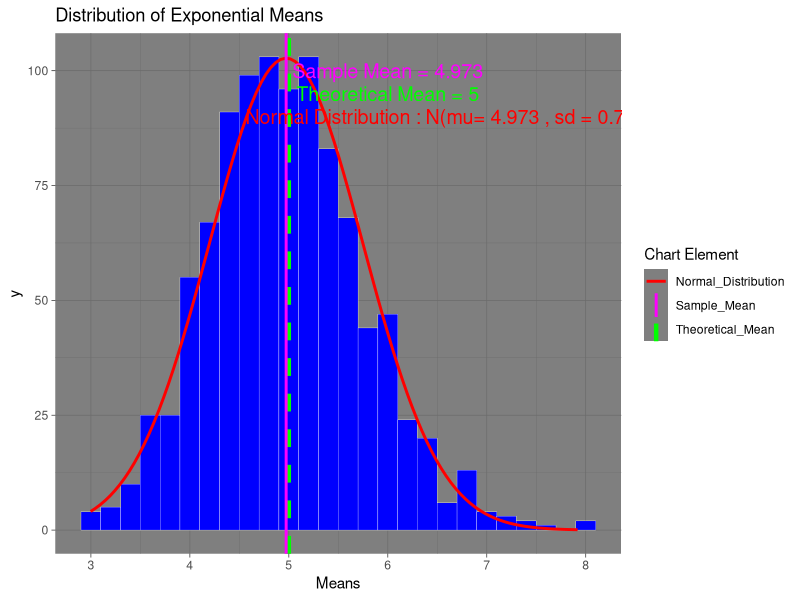
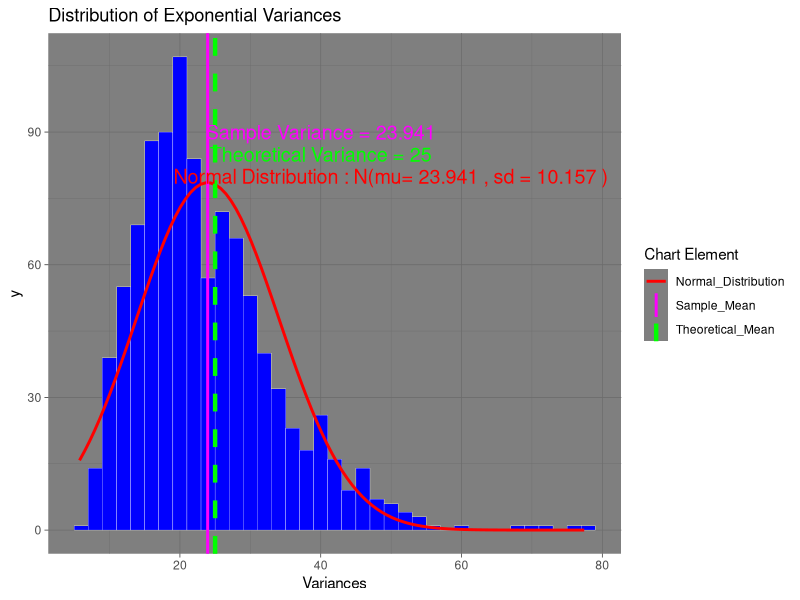
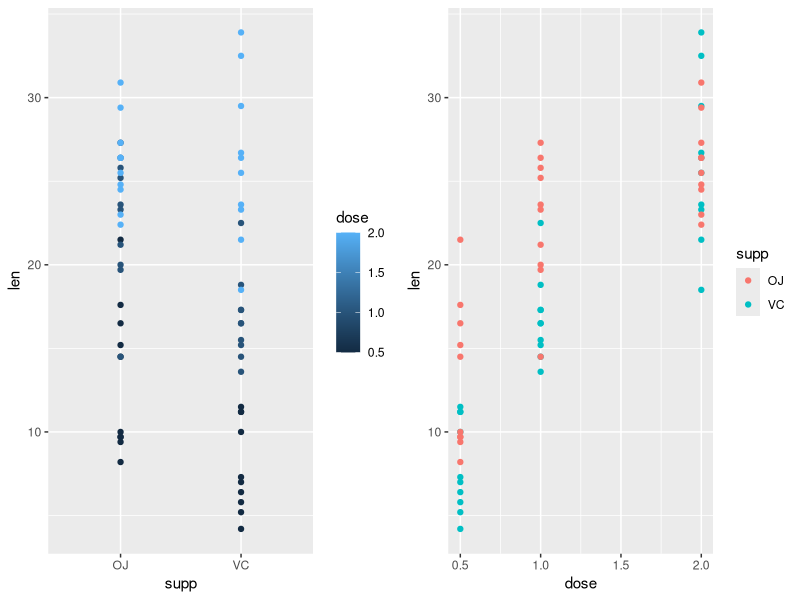

Write R code to recreate these figures, in order.
library(dplyr)
library(ggplot2)
library(gridExtra)
set.seed(51)

mySample<-matrix(rexp(n=40*1000, rate = .2),40,1000)
Means<-colSums(mySample)/40 
Variances<-colSums(mySample^2)/40-(colSums(mySample)/40)^2
mySampleStats<-tbl_df(cbind(Means,Variances))

summary(Means)
summary(Variances)

myNorm<-rnorm(n=1000, mean=mean(Means),sd=mean(sqrt(Variances)))

ggplot(mySampleStats, aes(x = Means, mean = mean(mySampleStats$Means), sd = sqrt(var(mySampleStats$Means)), binwidth = .2, n = nrow(mySampleStats))) +
      theme_dark() +
      geom_histogram(binwidth = .2, colour = "white", fill = "blue", size = 0.1) +
      stat_function(fun = function(x) dnorm(x, mean = mean(mySampleStats$Means), sd = sqrt(var(mySampleStats$Means))) * nrow(mySampleStats) * .2,aes(color = "Normal_Distribution"), size =1)+
      geom_vline(aes(xintercept = (1/.2), color = "Theoretical_Mean"), linetype="dashed", size=1.5) +
      geom_vline(aes(xintercept = mean(mySampleStats$Means), color = "Sample_Mean"), size=1) +
      scale_color_manual(name = "Chart Element", values = c(Theoretical_Mean = "green", Sample_Mean = "magenta", Normal_Distribution = "red"))+
      ggtitle("Distribution of Exponential Means") +
      annotate("text",label=paste("Sample Mean =",round(mean(mySampleStats$Means),3)),x=6,y=100,size=5,color="magenta")+
      annotate("text",label=paste("Theoretical Mean =",1/.2),x=6,y=95,size=5,color="green")+
      annotate("text",label=paste("Normal Distribution : N(mu=",round(mean(mySampleStats$Means),3),", sd =",round(sqrt(var(mySampleStats$Means)),3),")"),x=6.65,y=90,size=5,color="red")
      
ggplot(mySampleStats, aes(x = Variances, mean = mean(mySampleStats$Variances), sd = sqrt(var(mySampleStats$Variances)), binwidth = 2, n = nrow(mySampleStats))) +
      theme_dark() +
      geom_histogram(binwidth = 2, colour = "white", fill = "blue", size = 0.1) +
      stat_function(fun = function(x) dnorm(x, mean = mean(mySampleStats$Variances), sd = sqrt(var(mySampleStats$Variances))) * nrow(mySampleStats) * 2,aes(color = "Normal_Distribution"), size =1)+
      geom_vline(aes(xintercept = (1/.2)^2, color = "Theoretical_Mean"), linetype="dashed", size=1.5) +
      geom_vline(aes(xintercept = mean(mySampleStats$Variances), color = "Sample_Mean"), size=1) +
      scale_color_manual(name = "Chart Element", values = c(Theoretical_Mean = "green", Sample_Mean = "magenta", Normal_Distribution = "red"))+
      ggtitle("Distribution of Exponential Variances") +
      annotate("text",label=paste("Sample Variance =",round(mean(mySampleStats$Variances),3)),x=40,y=90,size=5,color="magenta")+
      annotate("text",label=paste("Theoretical Variance =",(1/.2)^2),x=40,y=85,size=5,color="green")+
      annotate("text",label=paste("Normal Distribution : N(mu=",round(mean(mySampleStats$Variances),3),", sd =",round(sqrt(var(mySampleStats$Variances)),3),")"),x=50,y=80,size=5,color="red")


data("ToothGrowth")
str(ToothGrowth)
summary(ToothGrowth)
p1<-ggplot(ToothGrowth, aes(x= supp, y=len, color=dose), geom = "dotplot") + geom_point()
p2<-ggplot(ToothGrowth, aes(x= dose, y=len, color=supp), geom = "dotplot") + geom_point()
grid.arrange(p1, p2, ncol = 2)
